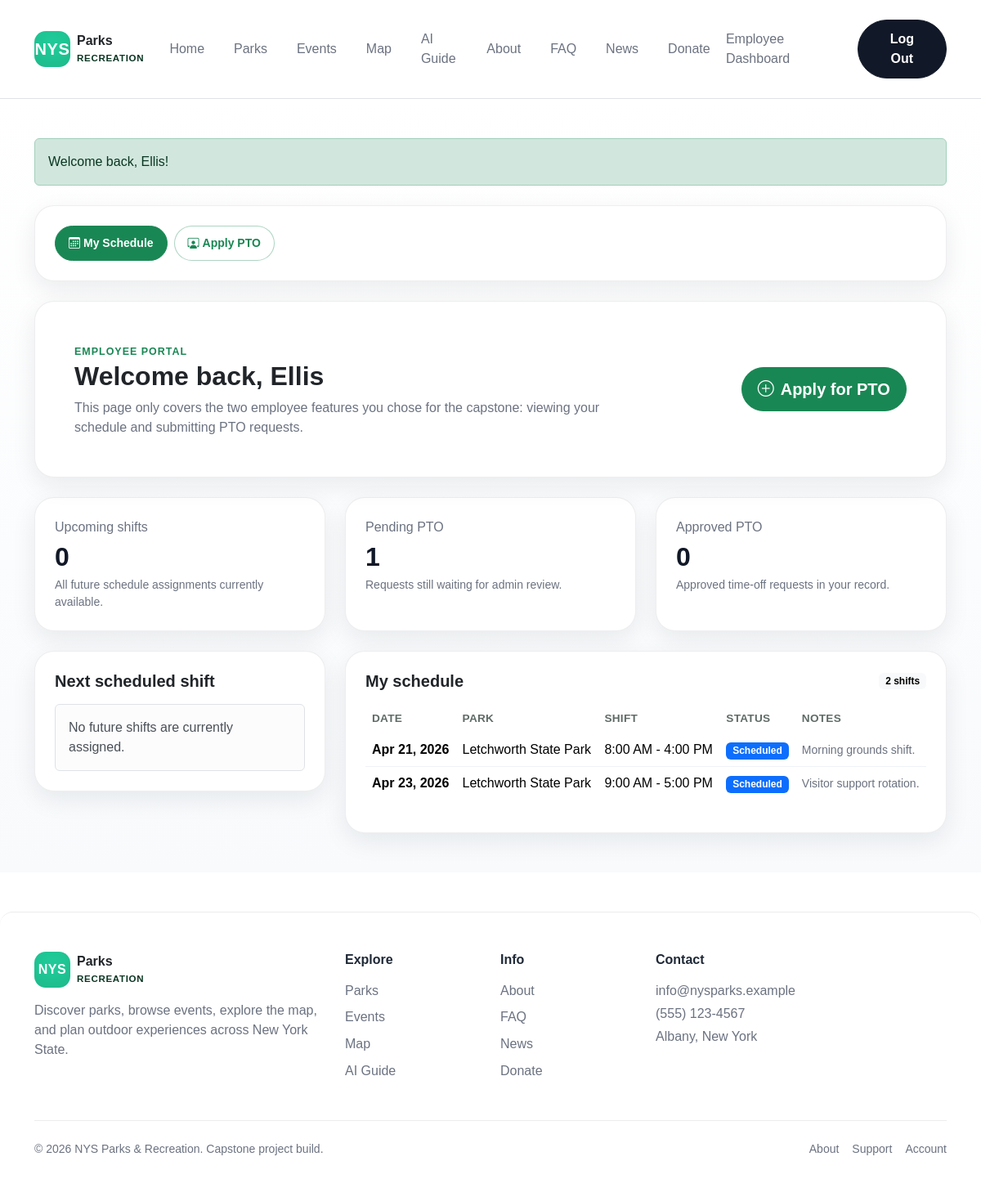
Page /employee-dashboard.php (signed in) on the committed database.
### tables this page shows
CREATE TABLE PTO_Requests (
    pto_id INT AUTO_INCREMENT PRIMARY KEY,
    employee_id INT NOT NULL,
    start_date DATE NOT NULL,
    end_date DATE NOT NULL,
    reason TEXT NULL,
    pto_status ENUM('pending', 'approved', 'denied') NOT NULL DEFAULT 'pending',
    reviewed_by INT NULL,
    decision_date DATETIME NULL,
    created_at DATETIME NOT NULL DEFAULT CURRENT_TIMESTAMP,
    CONSTRAINT fk_pto_employee FOREIGN KEY (employee_id) REFERENCES Users(user_id)
        ON DELETE CASCADE ON UPDATE CASCADE,
    CONSTRAINT fk_pto_reviewed_by FOREIGN KEY (reviewed_by) REFERENCES Users(user_id)
        ON DELETE SET NULL ON UPDATE CASCADE,
    CONSTRAINT chk_pto_dates CHECK (start_date <= end_date)
);

CREATE TABLE Employee_Schedules (
    schedule_id INT AUTO_INCREMENT PRIMARY KEY,
    employee_id INT NOT NULL,
    park_id INT NOT NULL,
    shift_date DATE NOT NULL,
    start_time TIME NOT NULL,
    end_time TIME NOT NULL,
    schedule_status ENUM('scheduled', 'updated', 'cancelled', 'completed') NOT NULL DEFAULT 'scheduled',
    notes TEXT NULL,
    CONSTRAINT fk_schedules_employee FOREIGN KEY (employee_id) REFERENCES Users(user_id)
        ON DELETE CASCADE ON UPDATE CASCADE,
    CONSTRAINT fk_schedules_park FOREIGN KEY (park_id) REFERENCES Parks(park_id)
        ON DELETE CASCADE ON UPDATE CASCADE,
    CONSTRAINT chk_schedules_time CHECK (start_time < end_time)
);

CREATE TABLE Parks (
    park_id INT AUTO_INCREMENT PRIMARY KEY,
    park_name VARCHAR(150) NOT NULL UNIQUE,
    region VARCHAR(80) NOT NULL,
    park_type VARCHAR(60) NOT NULL DEFAULT 'Nature',
    address VARCHAR(180) NOT NULL,
    city VARCHAR(80) NOT NULL,
    state CHAR(2) NOT NULL DEFAULT 'NY',
    zip_code VARCHAR(10) NOT NULL,
    hours VARCHAR(120) NOT NULL,
    total_fields INT NOT NULL DEFAULT 1,
    max_capacity INT NOT NULL DEFAULT 100,
    amenities TEXT NULL,
    summary TEXT NULL,
    image_url VARCHAR(255) NULL,
    latitude DECIMAL(9,6) NULL,
    longitude DECIMAL(9,6) NULL,
    CONSTRAINT chk_parks_latitude CHECK (latitude IS NULL OR (latitude >= -90 AND latitude <= 90)),
    CONSTRAINT chk_parks_longitude CHECK (longitude IS NULL OR (longitude >= -180 AND longitude <= 180)),
    CONSTRAINT chk_parks_total_fields CHECK (total_fields >= 1),
    CONSTRAINT chk_parks_max_capacity CHECK (max_capacity >= 1)
);

### includes/auth.php (called while the page is built, shortened)
<?php
require_once __DIR__ . '/db.php';
function getFlashMessage(): ?array
{
    $message = $_SESSION['flash_message'];
    return $message;
}
function currentUser(): ?array
{
    return $_SESSION['user'] ?? null;
}

### includes/helpers.php (called while the page is built, shortened)
<?php
require_once __DIR__ . '/db.php';
function e(string $value): string
{
    return htmlspecialchars($value, ENT_QUOTES, 'UTF-8');
}
function getAdminSchedules(): array
{
    $db = getDbConnection();
    $schedules = [];
    if ($db && tableExists($db, 'Employee_Schedules') && tableExists($db, 'Users') && tableExists($db, 'Parks')) {
        $sql = "SELECT s.schedule_id,
                       s.employee_id,
                       CONCAT(u.first_name, ' ', u.last_name) AS employee_name,
                       p.park_name,
                       s.shift_date,
                       s.start_time,
                       s.end_time,
                       s.schedule_status,
                       s.notes
                FROM Employee_Schedules s
                INNER JOIN Users u ON s.employee_id = u.user_id
                INNER JOIN Parks p ON s.park_id = p.park_id
                ORDER BY s.shift_date ASC, s.start_time ASC";
        $result = $db->query($sql);
        if ($result && $result->num_rows > 0) {
            while ($row = $result->fetch_assoc()) {
                $schedules[] = $row;
            }
        }
    }
    usort($schedules, function ($a, $b) {
        return strtotime(($a['shift_date'] ?? '') . ' ' . ($a['start_time'] ?? '00:00:00')) <=> strtotime(($b['shift_date'] ?? '') . ' ' . ($b['start_time'] ?? '00:00:00'));
    });
    return $schedules;
}
function getAdminPtoRequests(): array
{
    $db = getDbConnection();
    $requests = [];
    if ($db && tableExists($db, 'PTO_Requests') && tableExists($db, 'Users')) {
        $hasDecisionDate = tableHasColumn($db, 'PTO_Requests', 'decision_date');
        $sql = "SELECT pto.pto_id,
                       pto.employee_id,
                       CONCAT(u.first_name, ' ', u.last_name) AS employee_name,
                       pto.start_date,
                       pto.end_date,
                       pto.reason,
                       pto.pto_status,
                       pto.created_at,
                       " . ($hasDecisionDate ? "pto.decision_date" : "NULL AS decision_date") . "
                FROM PTO_Requests pto
                INNER JOIN Users u ON pto.employee_id = u.user_id
                ORDER BY pto.created_at DESC";
        $result = $db->query($sql);
        if ($result && $result->num_rows > 0) {
            while ($row = $result->fetch_assoc()) {
                $requests[] = $row;
            }
        }
    }
    usort($requests, function ($a, $b) {
        return strtotime($b['created_at'] ?? '') <=> strtotime($a['created_at'] ?? '');
    });
    return $requests;
}
function getAdminScheduleStatusBadgeClass(string $status): string
{
    return match (strtolower($status)) {
        'completed' => 'success',
        'cancelled' => 'secondary',
        default => 'primary',
    };
}
function getEmployeeSchedules(array $employeeUser): array
{
    $employeeId = (int) ($employeeUser['user_id'] ?? 0);
    $allSchedules = getAdminSchedules();
    $employeeSchedules = array_values(array_filter($allSchedules, function ($schedule) use ($employeeId) {
        return (int) ($schedule['employee_id'] ?? 0) === $employeeId;
    }));
    usort($employeeSchedules, function ($a, $b) {
        $left = strtotime(($a['shift_date'] ?? 'today') . ' ' . ($a['start_time'] ?? '00:00:00'));
        $right = strtotime(($b['shift_date'] ?? 'today') . ' ' . ($b['start_time'] ?? '00:00:00'));
        return $left <=> $right;
    });
    return $employeeSchedules;
}
function getEmployeePtoRequests(array $employeeUser): array
{
    $employeeId = (int) ($employeeUser['user_id'] ?? 0);
    $allRequests = getAdminPtoRequests();
    $employeeRequests = array_values(array_filter($allRequests, function ($request) use ($employeeId) {
        return (int) ($request['employee_id'] ?? 0) === $employeeId;
    }));
    usort($employeeRequests, function ($a, $b) {
        return strtotime($b['created_at'] ?? 'now') <=> strtotime($a['created_at'] ?? 'now');
    });
    return $employeeRequests;
}

### includes/db.php (called while the page is built, shortened)
<?php
function tableExists(mysqli $db, string $tableName): bool
{
    $safeTable = $db->real_escape_string($tableName);
    $sql = "SHOW TABLES LIKE '{$safeTable}'";
    $result = $db->query($sql);
    return $result && $result->num_rows > 0;
}
function tableHasColumn(mysqli $db, string $tableName, string $columnName): bool
{
    $safeTable = $db->real_escape_string($tableName);
    $safeColumn = $db->real_escape_string($columnName);
    $sql = "SHOW COLUMNS FROM `{$safeTable}` LIKE '{$safeColumn}'";
    $result = $db->query($sql);
    return $result && $result->num_rows > 0;
}

### employee-dashboard.php (the view, shortened to what this page needs)
<?php
require_once __DIR__ . '/includes/auth.php';
require_once __DIR__ . '/includes/helpers.php';
$user = currentUser();
$flash = getFlashMessage();
$schedules = getEmployeeSchedules($user);
$ptoRequests = getEmployeePtoRequests($user);
$today = date('Y-m-d');
$upcomingSchedules = array_values(array_filter($schedules, function ($schedule) use ($today) {
    return ($schedule['shift_date'] ?? '9999-12-31') >= $today;
}));
$nextShift = $upcomingSchedules[0] ?? null;
$pendingPtoCount = count(array_filter($ptoRequests, fn($request) => strtolower($request['pto_status'] ?? 'pending') === 'pending'));
$approvedPtoCount = count(array_filter($ptoRequests, fn($request) => strtolower($request['pto_status'] ?? '') === 'approved'));
require_once __DIR__ . '/includes/header.php';
require_once __DIR__ . '/includes/navbar.php';
?>
<main class="employee-portal-page py-5">
    <div class="container">
        <?php if ($flash): ?>
            <div class="alert alert-<?php echo e($flash['type']); ?> mb-4"><?php echo e($flash['message']); ?></div>
        <?php endif; ?>
        <?php require __DIR__ . '/includes/employee-nav.php'; ?>
        <section class="card border-0 shadow-sm mb-4">
            <div class="card-body p-4 p-lg-5">
                <div class="row g-4 align-items-center">
                    <div class="col-lg-8">
                        <span class="section-kicker">Employee portal</span>
                        <h1 class="h2 fw-bold mb-2">Welcome back, <?php echo e($user['first_name'] ?? 'Employee'); ?></h1>
                        <p class="text-muted mb-0">This page only covers the two employee features you chose for the capstone: viewing your schedule and submitting PTO requests.</p>
                    </div>
                    <div class="col-lg-4 text-lg-end">
                        <a href="employee-pto.php" class="btn btn-success btn-lg">
                            <i class="bi bi-plus-circle me-2"></i>Apply for PTO
                        </a>
                    </div>
                </div>
            </div>
        </section>
        <div class="row g-4 mb-4">
            <div class="col-md-4">
                <div class="mini-stat-card h-100">
                    <div class="mini-stat-label">Upcoming shifts</div>
                    <div class="mini-stat-number"><?php echo e((string) count($upcomingSchedules)); ?></div>
                    <p class="text-muted small mb-0">All future schedule assignments currently available.</p>
                </div>
            </div>
            <div class="col-md-4">
                <div class="mini-stat-card h-100">
                    <div class="mini-stat-label">Pending PTO</div>
                    <div class="mini-stat-number"><?php echo e((string) $pendingPtoCount); ?></div>
                    <p class="text-muted small mb-0">Requests still waiting for admin review.</p>
                </div>
            </div>
            <div class="col-md-4">
                <div class="mini-stat-card h-100">
                    <div class="mini-stat-label">Approved PTO</div>
                    <div class="mini-stat-number"><?php echo e((string) $approvedPtoCount); ?></div>
                    <p class="text-muted small mb-0">Approved time-off requests in your record.</p>
                </div>
            </div>
        </div>
        <div class="row g-4 align-items-start">
            <div class="col-lg-4">
                <div class="card border-0 shadow-sm employee-summary-card">
                    <div class="card-body p-4">
                        <h2 class="h5 fw-bold mb-3">Next scheduled shift</h2>
                        <?php if ($nextShift): ?>
                            <div class="employee-next-shift">
                                <div class="employee-next-shift-date mb-3"><?php echo e(date('l, M d, Y', strtotime($nextShift['shift_date']))); ?></div>
                                <div class="fw-semibold mb-1"><?php echo e($nextShift['park_name'] ?? 'NYS Park'); ?></div>
                                <div class="text-muted mb-2"><?php echo e(date('g:i A', strtotime($nextShift['start_time']))); ?> - <?php echo e(date('g:i A', strtotime($nextShift['end_time']))); ?></div>
                                <span class="badge text-bg-<?php echo e(getAdminScheduleStatusBadgeClass($nextShift['schedule_status'] ?? 'scheduled')); ?> mb-3"><?php echo e(ucfirst($nextShift['schedule_status'] ?? 'scheduled')); ?></span>
                                <p class="small text-muted mb-0"><?php echo e($nextShift['notes'] ?? 'No shift notes were provided.'); ?></p>
                            </div>
                        <?php else: ?>
                            <div class="alert alert-light border mb-0">No future shifts are currently assigned.</div>
                        <?php endif; ?>
                    </div>
                </div>
            </div>
            <div class="col-lg-8">
                <div class="card border-0 shadow-sm">
                    <div class="card-body p-4">
                        <div class="d-flex justify-content-between align-items-center mb-3">
                            <h2 class="h5 fw-bold mb-0">My schedule</h2>
                            <span class="badge text-bg-light"><?php echo e((string) count($schedules)); ?> shift<?php echo count($schedules) === 1 ? '' : 's'; ?></span>
                        </div>
                        <?php if (empty($schedules)): ?>
                            <div class="alert alert-light border mb-0">No shift assignments are available yet.</div>
                        <?php else: ?>
                            <div class="table-responsive">
                                <table class="table align-middle employee-data-table">
                                    <thead>
                                        <tr>
                                            <th>Date</th>
                                            <th>Park</th>
                                            <th>Shift</th>
                                            <th>Status</th>
                                            <th>Notes</th>
                                        </tr>
                                    </thead>
                                    <tbody>
                                        <?php foreach ($schedules as $schedule): ?>
                                            <tr>
                                                <td class="fw-semibold"><?php echo e(date('M d, Y', strtotime($schedule['shift_date']))); ?></td>
                                                <td><?php echo e($schedule['park_name'] ?? 'NYS Park'); ?></td>
                                                <td><?php echo e(date('g:i A', strtotime($schedule['start_time']))); ?> - <?php echo e(date('g:i A', strtotime($schedule['end_time']))); ?></td>
                                                <td><span class="badge text-bg-<?php echo e(getAdminScheduleStatusBadgeClass($schedule['schedule_status'] ?? 'scheduled')); ?>"><?php echo e(ucfirst($schedule['schedule_status'] ?? 'scheduled')); ?></span></td>
                                                <td class="small text-muted"><?php echo e($schedule['notes'] ?? ''); ?></td>
                                            </tr>
                                        <?php endforeach; ?>
                                    </tbody>
                                </table>
                            </div>
                        <?php endif; ?>
                    </div>
                </div>
            </div>
        </div>
    </div>
</main>
<?php require_once __DIR__ . '/includes/footer.php'; ?>

### rows in the picture
pto_requests: pto_status "1", pto_status "0"
employee_schedules: shift_date "Apr 21, 2026", park.park_name "Letchworth State Park", start_time "8:00 AM", end_time "4:00 PM", schedule_status "Scheduled", notes "Morning grounds shift."
employee_schedules: shift_date "Apr 23, 2026", park.park_name "Letchworth State Park", start_time "9:00 AM", end_time "5:00 PM", schedule_status "Scheduled", notes "Visitor support rotation."

### other values in the picture
$item['label'] "Home"
$item['label'] "Parks"
$item['label'] "Events"
$item['label'] "Map"
$item['label'] "AI Guide"
$item['label'] "About"
$item['label'] "FAQ"
$item['label'] "News"
$item['label'] "Donate"
getRoleHomeLabel() "Employee Dashboard"
$flash['message'] "Welcome back, Ellis!"
$user['first_name'] "Ellis"
count($upcomingSchedules) "0"
count($schedules) "2"
